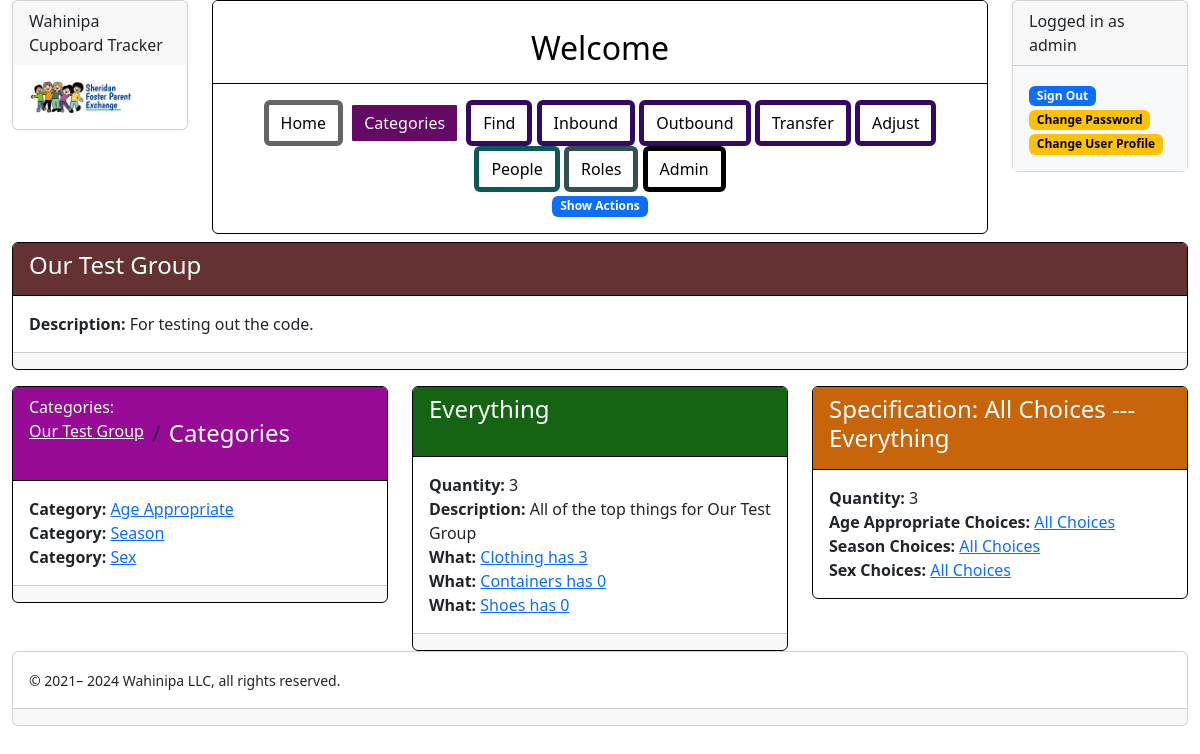
Screenshot of /wahinipa/categories/view/role/5/5/1/8 (signed in) with the database file from the repository.
### www/tracking/modelling/people_model.py (models this page shows, shortened)
class User(CupboardDisplayContextMixin, IdModelMixin, database.Model, UserMixin):
    @property
    def is_active(self):
        return self.is_enabled
    singular_label = "Person"
    plural_label = "People"
    possible_tasks = ['update', 'delete', 'enable', 'disable']
    label_prefixes = {}
    flavor = "people"
    username = database.Column(database.String(255), nullable=False, unique=True)
    password = database.Column(database.String(255), nullable=False)
    is_enabled = database.Column(database.Boolean(), nullable=False, default=True)
    is_admin = database.Column(database.Boolean(), nullable=False, default=False)
    first_name = database.Column(database.Unicode(50), nullable=False, server_default=u'')
    last_name = database.Column(database.Unicode(50), nullable=False, server_default=u'')
    date_joined = database.Column(database.DateTime(), default=datetime.now())
    about_me = database.Column(database.Text(), nullable=False, server_default=u'')
    linkages = database.relationship('Linkage', backref='person', lazy=True, cascade='all, delete')
    root_assignments = database.relationship('RootAssignment', backref='person', lazy=True, cascade='all, delete')
    place_assignments = database.relationship('PlaceAssignment', backref='person', lazy=True, cascade='all, delete')
    universal_assignments = database.relationship('UniversalAssignment', backref='person', lazy=True,
                                                  cascade='all, delete')
    def is_linked(self, root):
        for link in self.linkages:
            if link.root == root:
                return True
        return False
    @property
    def is_the_super_admin(self):
        return self.username == 'admin'
    @property
    def may_edit_database(self):
        return self.is_the_super_admin
    def has_universal_role(self, name_of_role):
        def yes(assignment):
            return assignment.is_named(name_of_role)
        return any(map(yes, self.universal_assignments))
    def disable(self):
        self.is_enabled = False
    def enable(self):
        self.is_enabled = True

### www/tracking/modelling/root_model.py (models this page shows, shortened)
class Root(CupboardDisplayContextMixin, UniqueNamedBaseModel):
    singular_label = "Organizational Association"
    plural_label = "Organizational Associations"
    possible_tasks = ['update', 'delete']
    label_prefixes = {}
    flavor = "root"
    place_id = database.Column(database.Integer, database.ForeignKey('place.id'), unique=True, nullable=False)
    thing_id = database.Column(database.Integer, database.ForeignKey('thing.id'), unique=True, nullable=False)
    linkages = database.relationship('Linkage', backref='root', lazy=True, cascade='all, delete')
    categories = database.relationship('Category', backref='root', lazy=True, cascade='all, delete')
    assignments = database.relationship('RootAssignment', backref='root', lazy=True, cascade='all, delete')
    specifications = database.relationship('Specification', backref='root', lazy=True, cascade='all, delete')
    def has_role(self, person, name_of_role):
        def yes(assignment):
            return assignment.person == person and assignment.role.is_named(name_of_role)
        return any(map(yes, self.assignments))
    @property
    def sorted_categories(self):
        return sorted_by_name(self.categories)
    def may_be_observed(self, viewer):
        return viewer.is_the_super_admin or viewer.is_linked(self)
    def viewable_children(self, viewer):
        if self.may_be_observed(viewer):
            return [self.place, self.thing]
        else:
            return []

### www/tracking/modelling/category_model.py (models this page shows, shortened)
class Category(CupboardDisplayContextMixin, NamedBaseModel):
    singular_label = 'Category'
    plural_label = 'Categories'
    possible_tasks = ['create', 'update', 'delete', 'add', 'remove']
    label_prefixes = {'create': 'Choice of '}
    flavor = "category"
    root_id = database.Column(database.Integer, database.ForeignKey('root.id'), nullable=False)
    choices = database.relationship('Choice', backref='category', lazy=True, cascade='all, delete')
    refinements = database.relationship('Refinement', backref='category', lazy=True, cascade='all, delete')
    unknown_specifics = database.relationship('UnknownSpecific', backref='category', lazy=True,
                                              cascade='all, delete')

### www/tracking/modelling/thing_model.py (models this page shows, shortened)
class Thing(RootDescendantMixin, PositioningMixin, CupboardDisplayContextMixin, NamedBaseModel):
    singular_label = "What"
    plural_label = "Things"
    possible_tasks = ['create', 'update', 'delete']
    label_prefixes = {'create': 'Kind of '}
    flavor = "thing"
    roots = database.relationship('Root', backref='thing', lazy=True)
    refinements = database.relationship('Refinement', backref='thing', lazy=True)
    kind_of_id = database.Column(database.Integer, database.ForeignKey('thing.id'), index=True)
    kinds = database.relationship('Thing', lazy='subquery', backref=backref('kind_of', remote_side='Thing.id'))
    positionings = database.relationship('Positioning', backref='thing', lazy=True, cascade='all, delete')
    def prefix(self):
        return None
    @property
    def children(self):
        return self.kinds
    @property
    def parent_set(self):
        return set(self.parent_list)
    @property
    def complete_set(self):
        return self.parent_set | self.full_set
    @property
    def complete_set_of_categories(self):
        complete_set_of_categories = set()
        for thing in self.complete_set:
            complete_set_of_categories |= thing.categories
        return complete_set_of_categories
    @property
    def categories(self):
        return {refinement.category for refinement in self.refinements}
    @property
    def parent_object(self):
        return self.kind_of
    @property
    def parent_list(self):
        if self.is_top:
            return []
        else:
            return self.parent_object.parent_list + [self.parent_object]
    @property
    def root(self):
        from tracking.modelling.root_model import thing_root
        return thing_root(self)
    def viewable_children(self, viewer):
        return self.sorted_children

### www/tracking/routing/categories_routes.py (the view)
@categories_bp.route('/view/<activity>/<int:place_id>/<int:destination_id>/<int:thing_id>/<int:specification_id>')
@login_required
def categories_view(**kwargs):
    return CategoriesViewHandler('categories_bp.categories_view', current_user, **kwargs).handle()

### www/tracking/contexts/card_display_attributes.py (called while the page is built)
def category_display_attributes(thing=None, **kwargs):
    attributes = {
        'display_context': {
            'add_tasks': True,
            'description': True,
            'prefix': 'Category: ',
            'url': True,
            'bread_crumbs': True,
            'children_attributes': {
                'choice': {
                    'notation': True,
                },
            },
        },
    }
    if thing:
        attributes['display_context']['extra_action_parameters'] = {
            'thing': thing,
        }
    return attributes

def destination_display_attributes(destination_prefix=None, **kwargs):
    return {
        'display_context': {
            'add_tasks': True,
            'description': True,
            'destination_quantity': True,
            'prefix': destination_prefix,
            'url': True,
            'bread_crumbs': True,
            'children_attributes': {
                'destination': {
                    'notation': True,
                    'destination_quantity': True,
                },
            },
        }
    }

def place_display_attributes(place_prefix=None, **kwargs):
    return {
        'display_context': {
            'source_quantity': True,
            'add_tasks': True,
            'description': True,
            'prefix': place_prefix,
            'url': True,
            'bread_crumbs': True,
            'children_attributes': {
                'place': {
                    'notation': True,
                    'source_quantity': True,
                },
            },
        }
    }

def dual_view_childrens_attributes(**kwargs):
    return {
        'categories': categories_display_attributes,
        'category': category_display_attributes(**kwargs),
        'choice': choice_display_attributes,
        'destination': destination_display_attributes(**kwargs),
        'inventory': inventory_display_attributes,
        'place': place_display_attributes(**kwargs),
        'specification': specification_display_attributes,
        'thing': thing_display_attributes,
        'person': person_display_attributes,
        'people': person_display_attributes,
    }

### www/tracking/contexts/context.py (called while the page is built)
    def __setitem__(self, key, value):
        self.context.__setitem__(key, value)

    def add_context(self, context):
        for key, value in context.items():
            self[key] = value

    def append_to_list(self, list_key, value):
        if value:
            self.context.setdefault(list_key, []).append(value)

### www/tracking/templates/pages/category_list.j2 (shortened to what this page needs)
{% extends "pages/content.j2" %}
{% from 'macros/card_macros.j2' import row_of_3_child_cards, column_of_child_cards %}
{% from 'macros/target_block_macros.j2' import target_block %}
{% block innards %}
  {{ target_block(label=label, flavor=flavor, url=url, bread_crumb_list=bread_crumb_list, notations=notations, tasks=tasks) }}
  {{ row_of_3_child_cards(children[0:3]) }}
{% endblock %}

### www/tracking/templates/macros/card_macros.j2 (shortened to what this page needs)
{% from 'macros/button_macros.j2' import button_task %}
{% from 'macros/notation_macros.j2' import render_notations %}
{% from 'macros/bread_crumb_macros.j2' import render_bread_crumbs %}
{% macro card_view(prefix=None, label=None, url=None, flavor=None, bread_crumb_list=None, tasks=None, required_tasks=None) %}
  <div class="card{% if flavor %} card-flavor-{{ flavor }}{% endif %}">
    <div class="card-header">
      {% if bread_crumb_list %}
        {% if prefix %}{{ prefix }}{% endif %}{{ render_bread_crumbs(bread_crumb_list) }}
      {% elif url %}
        {% if prefix %}{{ prefix }}{% endif %}<a href="{{ url }}">{{ label }}</a>
      {% else %}
        <h4>{% if prefix %}{{ prefix }}{% endif %}{{ label }}</h4>
      {% endif %}
    </div>
    <div class="card-body">
      {{ caller() }}
    </div>
    {% if tasks or required_tasks %}
      <div class="card-footer">
      </div>
    {% endif %}
  </div>
{% endmacro %}
{% macro card_child(prefix=None, label=None, notations=None, flavor=None, url=None, bread_crumb_list=None, tasks=None, required_tasks=None) %}
  {% call card_view(prefix=prefix, label=label, url=url, flavor=flavor, bread_crumb_list=bread_crumb_list, tasks=tasks, required_tasks=required_tasks) %}
    {{ render_notations(notations) }}
  {% endcall %}
{% endmacro %}
{% macro row_of_3_child_cards(children) %}
  {{ row_of_child_cards(children, column_width=4) }}
{% endmacro %}
{% macro row_of_child_cards(children, column_width=6) %}
  {% if children %}
    <div class="row mt-2">
      {% for child in children %}
        <div class="col-md-{{ column_width }}">
          <div class="row mt-2">
            <div class="col-md-12">
              {{ card_child(**child) }}
            </div>
          </div>
        </div>
      {% endfor %}
    </div>
  {% endif %}
{% endmacro %}

### www/tracking/templates/macros/user_macros.j2 (shortened to what this page needs)
{% macro user_options(current_user) %}
  <div class="card">
    {% if current_user.is_authenticated %}
      {{ user_options_logged_in(current_user) }}
    {% else %}
      {{ user_options_logged_out() }}
    {% endif %}
  </div>
{% endmacro %}
{% macro user_options_logged_in(current_user) %}
  <div class="card-header">
    Logged in as {{ current_user.username }}
  </div>
  <div class="card-body bg-light">
    <a class="btn-md btn-primary" href="{{ url_for('people_bp.logout') }}" role="button"><span
        class="badge bg-primary">Sign Out</span></a>
    <a class="btn-md btn-warning" href="{{ url_for('people_bp.change_password') }}" role="button"><span
        class="badge bg-warning">Change Password</span></a>
    <a class="btn-md btn-warning" href="{{ url_for('people_bp.people_update', person_id=current_user.id) }}" role="button"><span
        class="badge bg-warning">Change User Profile</span></a>
  </div>
{% endmacro %}

### www/tracking/templates/macros/notation_macros.j2 (shortened to what this page needs)
{% macro render_notations(notations=None) %}
  {% if notations %}
    {% for notation in notations %}
      {{ render_notation(**notation) }}
    {% endfor %}
  {% endif %}
{% endmacro %}
{% macro render_notation(label=None, url=None, value=None, tag=None, lines=None) %}
  {% if label %}<b>{{ label }}: </b>{% endif %}
  {% if url %}<a href="{{ url }}">{% endif %}
{% if value %}{{ value }}{% endif %}
{% if label or value or tag %}<br>{% endif %}
{% if url %}</a>{% endif %}
{% endmacro %}

### www/tracking/templates/macros/bread_crumb_macros.j2
{% macro render_bread_crumbs(bread_crumb_list=None) %}
  {% if bread_crumb_list %}
    <nav aria-label="breadcrumb">
      <ul class="breadcrumb">
        {% for crumb in bread_crumb_list %}
          {{ bread_crumb_item(**crumb) }}
        {% endfor %}
      </ul>
    </nav>
  {% endif %}
{% endmacro %}
{% macro bread_crumb_item(label, url=None) %}
  {% if url %}
    <li class="breadcrumb-item">
      <a href="{{ url }}">{{ label }}</a>
    </li>
  {% else %}
    <li class="breadcrumb-item h4">
      {{ label }}
    </li>
  {% endif %}
{% endmacro %}

### rows the page displays
User: username "admin"
Root: name "Our Test Group", label "Description", description "For testing out the code."
Category: label "Category", name "Age Appropriate"
Category: label "Category", name "Season"
Category: label "Category", name "Sex"
Thing: name "Everything", notations "Quantity" "What" "What" "What", notations "3" "Clothing has 3" "Containers has 0" "Shoes has 0", label "Description", description "All of the top things for Our Test Group"

### other values shown
{{ project_name }} "Wahinipa Cupboard Tracker"
{{ label }} "Home" "Categories" "Find" "Inbound" "Outbound" "Transfer" "Adjust" "People" "Roles" "Admin"
{{ label }} "Show Actions"
{{ prefix }} "Categories:"
{{ label }} "Categories"
{{ prefix }} "Specification:"
{{ label }} "All Choices --- Everything"
{{ label }} "Quantity" "Age Appropriate Choices" "Season Choices" "Sex Choices"
{{ value }} "3" "All Choices" "All Choices" "All Choices"
